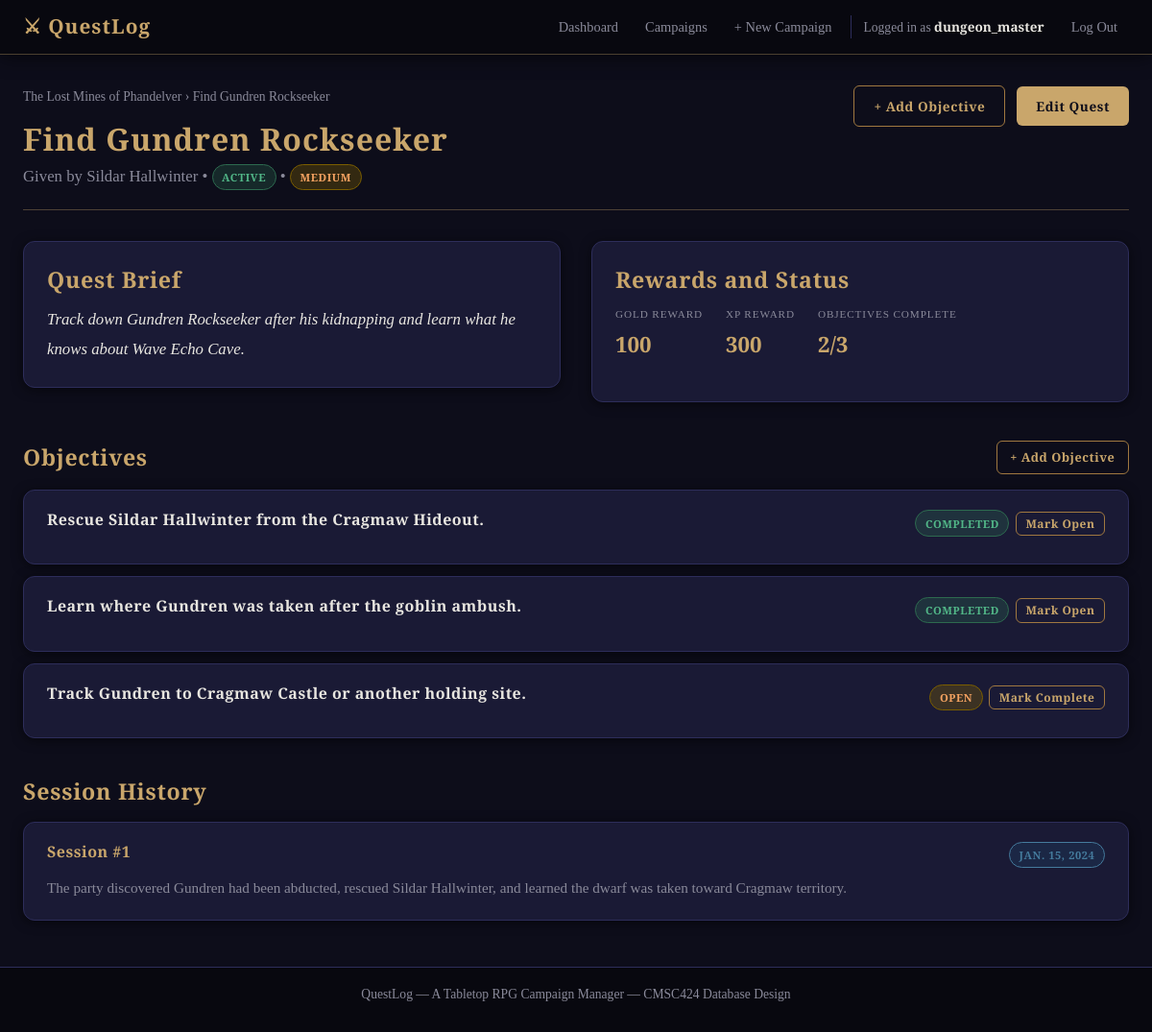
The page /quests/1/ (signed in) on the database as committed earlier.
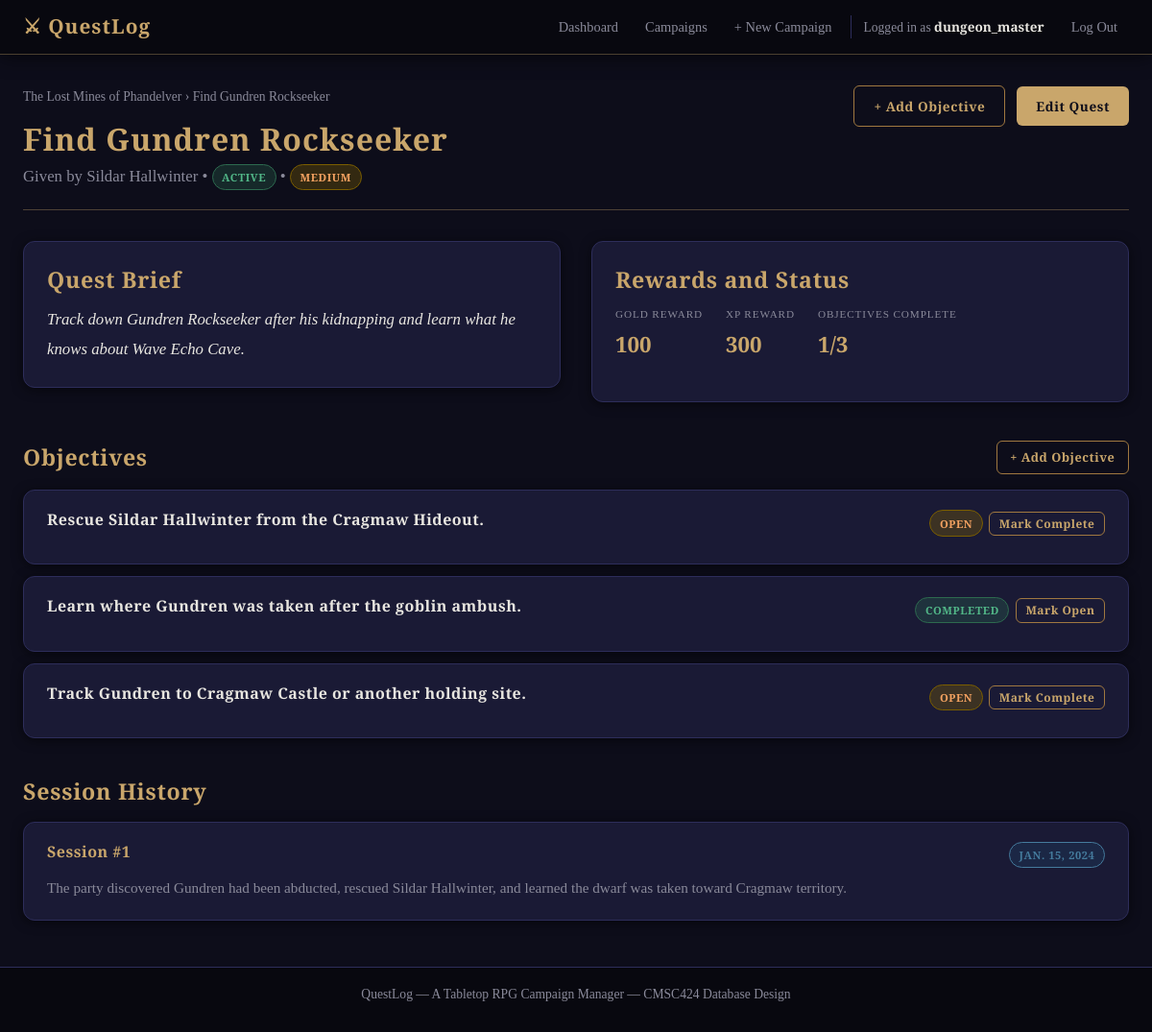
The same page on the database as committed later.
### campaign_manager/models.py (models this page shows, shortened)
class QuestObjective(models.Model):
    description = models.TextField()
    is_completed = models.BooleanField(default=False)
    quest = models.ForeignKey(Quest, on_delete=models.CASCADE, related_name='objectives')
    class Meta:
        ordering = ['quest', 'id']

### campaign_manager/views.py (the view)
# urls.py: path('quests/<int:pk>/', views.quest_detail, name='quest_detail'),
@login_required
def quest_detail(request, pk):
    quest = get_object_or_404(Quest.objects.select_related('campaign', 'given_by'), pk=pk)
    objectives = QuestObjective.objects.filter(quest=quest).order_by('id')
    session_logs = SessionQuest.objects.filter(quest=quest).select_related(
        'session', 'session__campaign'
    ).order_by('session__date', 'session__session_number')
    is_member = _is_campaign_member(quest.campaign, request.user)
    is_dm = quest.campaign.dungeon_master == request.user
    completed_objectives = objectives.filter(is_completed=True).count()
    return render(request, 'campaign_manager/quest_detail.html', {
        'quest': quest,
        'objectives': objectives,
        'session_logs': session_logs,
        'is_member': is_member,
        'is_dm': is_dm,
        'completed_objectives': completed_objectives,
    })

### campaign_manager/views.py (called while the page is built)
def _is_campaign_member(campaign, user):
    return CampaignPlayer.objects.filter(campaign=campaign, user=user).exists()

### campaign_manager/templates/campaign_manager/quest_detail.html (shortened to what the changed rows need)
{% extends "campaign_manager/base.html" %}
{% block content %}
<div class="page-header">
  <div>
    <h1>{{ quest.name }}</h1>
  </div>
</div>
<div class="two-col">
  <section>
    <div class="card">
      <h2>Quest Brief</h2>
    </div>
  </section>
  <section>
    <div class="card">
      <h2>Rewards and Status</h2>
      <div class="stat-grid">
        <div class="stat">
          <span class="stat-label">Objectives Complete</span>
          <span class="stat-number">{{ completed_objectives }}/{{ objectives|length }}</span>
        </div>
      </div>
    </div>
  </section>
</div>
<section class="dashboard-section">
  <div class="section-header">
    <h2>Objectives</h2>
  </div>
  {% if objectives %}
    <div class="encounter-list">
      {% for objective in objectives %}
        <div class="card encounter-card">
          <div class="encounter-header">
            <h3>{{ objective.description }}</h3>
            <div class="encounter-badges">
              {% if objective.is_completed %}
                <span class="badge badge-quest-completed">Completed</span>
              {% else %}
                <span class="badge badge-quest-open">Open</span>
              {% endif %}
              {% if is_dm %}
                <form method="post" action="{% url 'objective_toggle' pk=objective.pk %}">
                  <button type="submit" class="btn btn-secondary btn-xs">
                    {% if objective.is_completed %}Mark Open{% else %}Mark Complete{% endif %}
                  </button>
                </form>
              {% endif %}
            </div>
          </div>
        </div>
      {% endfor %}
    </div>
  {% else %}
    <div class="empty-state">
      <p>No objectives have been added yet.</p>
    </div>
  {% endif %}
</section>
<section class="dashboard-section">
  <div class="section-header">
    <h2>Session History</h2>
  </div>
</section>
{% endblock %}

Rows that differ between the two databases and show on the page:
changed QuestObjective "Rescue Sildar Hallwinter from the Cragmaw Hideout.": is_completed "COMPLETED Mark Open" → "OPEN Mark Complete"
Other text that changed with them:
{{ completed_objectives }}: "2" → "1"
